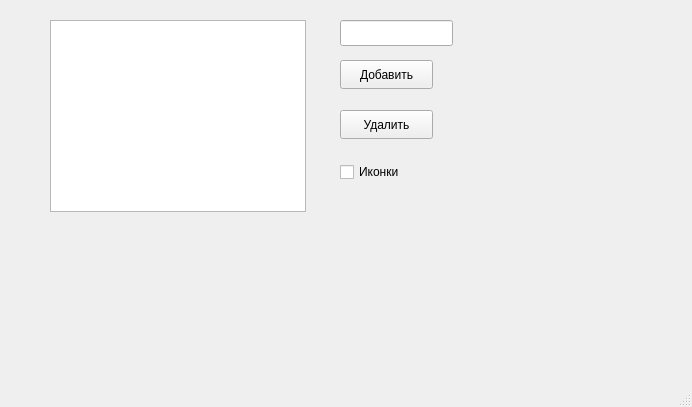
<?xml version="1.0" encoding="UTF-8"?>
<ui version="4.0">
 <class>MainWindow</class>
 <widget class="QMainWindow" name="MainWindow">
  <property name="geometry">
   <rect>
    <x>0</x>
    <y>0</y>
    <width>692</width>
    <height>407</height>
   </rect>
  </property>
  <property name="windowTitle">
   <string>MainWindow</string>
  </property>
  <widget class="QWidget" name="centralwidget">
   <widget class="QListView" name="listView">
    <property name="geometry">
     <rect>
      <x>50</x>
      <y>20</y>
      <width>256</width>
      <height>192</height>
     </rect>
    </property>
   </widget>
   <widget class="QPushButton" name="addButton">
    <property name="geometry">
     <rect>
      <x>340</x>
      <y>60</y>
      <width>93</width>
      <height>29</height>
     </rect>
    </property>
    <property name="text">
     <string>Добавить</string>
    </property>
   </widget>
   <widget class="QLineEdit" name="addEdit">
    <property name="geometry">
     <rect>
      <x>340</x>
      <y>20</y>
      <width>113</width>
      <height>26</height>
     </rect>
    </property>
   </widget>
   <widget class="QPushButton" name="removeButton">
    <property name="geometry">
     <rect>
      <x>340</x>
      <y>110</y>
      <width>93</width>
      <height>29</height>
     </rect>
    </property>
    <property name="text">
     <string>Удалить</string>
    </property>
   </widget>
   <widget class="QCheckBox" name="checkBox">
    <property name="geometry">
     <rect>
      <x>340</x>
      <y>160</y>
      <width>91</width>
      <height>24</height>
     </rect>
    </property>
    <property name="text">
     <string>Иконки</string>
    </property>
   </widget>
  </widget>
  <widget class="QMenuBar" name="menubar">
   <property name="geometry">
    <rect>
     <x>0</x>
     <y>0</y>
     <width>692</width>
     <height>26</height>
    </rect>
   </property>
  </widget>
  <widget class="QStatusBar" name="statusbar"/>
 </widget>
 <resources/>
 <connections/>
</ui>
